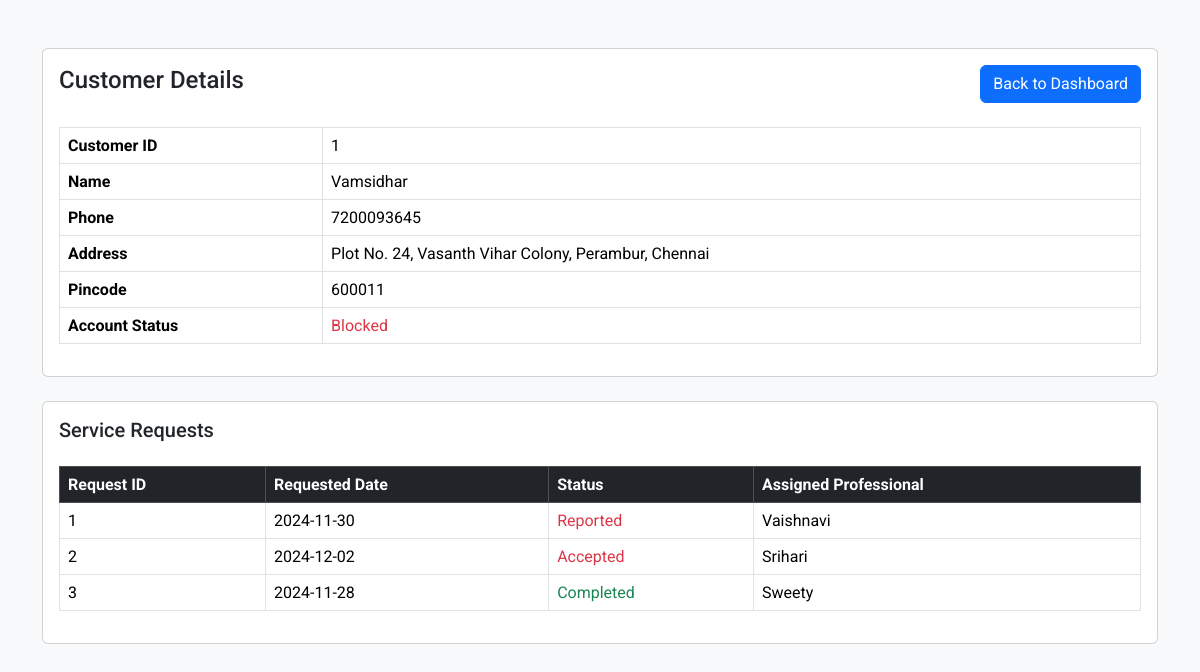
The app's page /customer_details/1 with its own data.
### application/models.py (models this page shows)
class Customer(db.Model):
    __tablename__ = 'Customers'
    id = db.Column(db.Integer, primary_key=True, autoincrement=True)
    user_id = db.Column(db.Integer, db.ForeignKey('Users.id', ondelete="CASCADE"), nullable=False)
    name = db.Column(db.Text, nullable=False)
    phone = db.Column(db.Text, nullable=False)
    address = db.Column(db.Text, nullable=False)
    pincode = db.Column(db.Integer, nullable=False)
    is_blocked = db.Column(db.Boolean, default = False)
    user = db.relationship('User', back_populates='customer')
    service_requests = db.relationship(
        'ServiceRequest',
        back_populates='customer',
        cascade="all, delete-orphan"
    )
    reviews = db.relationship(
        'Review',
        back_populates='customer',
        cascade="all, delete-orphan"
    )

class ServiceRequest(db.Model):
    __tablename__ = 'Service_Requests'
    id = db.Column(db.Integer, primary_key=True, autoincrement=True)
    customer_id = db.Column(db.Integer, db.ForeignKey('Customers.id', ondelete="CASCADE"), nullable=False)
    service_id = db.Column(db.Integer, db.ForeignKey('Services.id', ondelete="CASCADE"), nullable=False)
    professional_id = db.Column(db.Integer, db.ForeignKey('Professionals.id', ondelete="CASCADE"), nullable=False)
    request_date = db.Column(db.DateTime, nullable=False, default=datetime.utcnow)
    completed_date = db.Column(db.DateTime)
    status = db.Column(db.String(20), nullable=False)
    is_completed_professional = db.Column(db.Boolean(20), nullable=False)
    is_completed_customer = db.Column(db.Boolean(20), nullable=False)
    rating = db.Column(db.Numeric(3, 2))
    customer = db.relationship('Customer', back_populates='service_requests')
    service = db.relationship('Service', back_populates='service_requests')
    professional = db.relationship('Professional', back_populates='service_requests')
    review = db.relationship(
        'Review',
        back_populates='service_request',
        cascade="all, delete-orphan",
        uselist=False
    )

class Professional(db.Model):
    __tablename__ = 'Professionals'
    id = db.Column(db.Integer, primary_key=True, autoincrement=True)
    user_id = db.Column(db.Integer, db.ForeignKey('Users.id', ondelete="CASCADE"), nullable=False)
    service_id = db.Column(db.Integer, db.ForeignKey('Services.id', ondelete="SET NULL"), nullable=False)
    name = db.Column(db.Text, nullable=False)
    phone = db.Column(db.Text, nullable=False)
    experience_years = db.Column(db.Integer, nullable=False)
    description = db.Column(db.Text, nullable=False)
    is_verified = db.Column(db.Text, default=False)
    documents_path = db.Column(db.Text)
    average_rating = db.Column(db.Numeric(3, 2), default=0.0)
    is_blocked = db.Column(db.Boolean, default = False)
    location = db.Column(db.Text, nullable = False)
    pincode = db.Column(db.Integer, nullable = False)
    user = db.relationship('User', back_populates='professional')
    service = db.relationship('Service', back_populates='professionals')
    service_requests = db.relationship(
        'ServiceRequest',
        back_populates='professional',
        cascade="all, delete-orphan"
    )
    reviews = db.relationship(
        'Review',
        back_populates='professional',
        cascade="all, delete-orphan"
    )

### app.py (the view)
@app.route('/customer_details/<int:id>')
def customer_details(id):
    customer = Customer.query.get_or_404(id)
    requests = ServiceRequest.query.filter_by(customer_id=id).all()
    return render_template('customer_details.html', customer=customer, requests=requests)

### templates/customer_details.html (shortened to what this page needs)
<html lang="en">
<head>
    <link href="https://cdn.jsdelivr.net/npm/bootstrap@5.3.3/dist/css/bootstrap.min.css" rel="stylesheet">
</head>
<body>
    <div class="container mt-5">
        <div class="card mb-4">
            <div class="card-body">
                <div class="d-flex justify-content-between align-items-center mb-4">
                    <h2 class="h4">Customer Details</h2>
                    <a href="{{ url_for('admin_dashboard') }}" class="btn btn-primary">Back to Dashboard</a>
                </div>
                <table class="table table-bordered">
                    <tr>
                        <th>Customer ID</th>
                        <td>{{ customer.id }}</td>
                    </tr>
                    <tr>
                        <th>Name</th>
                        <td>{{ customer.name }}</td>
                    </tr>
                    <tr>
                        <th>Phone</th>
                        <td>{{ customer.phone }}</td>
                    </tr>
                    <tr>
                        <th>Address</th>
                        <td>{{ customer.address }}</td>
                    </tr>
                    <tr>
                        <th>Pincode</th>
                        <td>{{ customer.pincode }}</td>
                    </tr>
                    <tr>
                        <th>Account Status</th>
                        <td>
                            {% if customer.is_blocked %}
                                <span class="text-danger">Blocked</span>
                            {% else %}
                                <span class="text-success">Active</span>
                            {% endif %}
                        </td>
                    </tr>
                </table>
            </div>
        </div>
        <div class="card">
            <div class="card-body">
                <h3 class="card-title h5 mb-4">Service Requests</h3>
                <table class="table table-bordered">
                    <thead class="table-dark">
                        <tr>
                            <th>Request ID</th>
                            <th>Requested Date</th>
                            <th>Status</th>
                            <th>Assigned Professional</th>
                        </tr>
                    </thead>
                    <tbody>
                        {% for request in requests %}
                        <tr>
                            <td>{{ request.id }}</td>
                            <td>{{ request.request_date.strftime('%Y-%m-%d') }}</td>
                            <td>
                                <span class="text-{% if request.status == 'Completed' %}success{% elif request.status == 'Pending' %}warning{% else %}danger{% endif %}">
                                    {{ request.status }}
                                </span>
                            </td>
                            <td>{{ request.professional.name }}</td>
                        </tr>
                        {% else %}
                        <tr>
                            <td colspan="4" class="text-center">No service requests found for this customer</td>
                        </tr>
                        {% endfor %}
                    </tbody>
                </table>
            </div>
        </div>
    </div>
</body>
</html>

### templates/customer_details.html (style rules this page uses)
body { font-family: 'Roboto', sans-serif; background-color: #f8f9fa; }

### records on screen
Customer: id "1", name "Vamsidhar", phone "7200093645", address "Plot No. 24, Vasanth Vihar Colony, Perambur, Chennai", pincode "600011"
ServiceRequest: id "1", request_date "2024-11-30", status "Reported", professional.name "Vaishnavi"
ServiceRequest: id "2", request_date "2024-12-02", status "Accepted", professional.name "Srihari"
ServiceRequest: id "3", request_date "2024-11-28", status "Completed", professional.name "Sweety"
